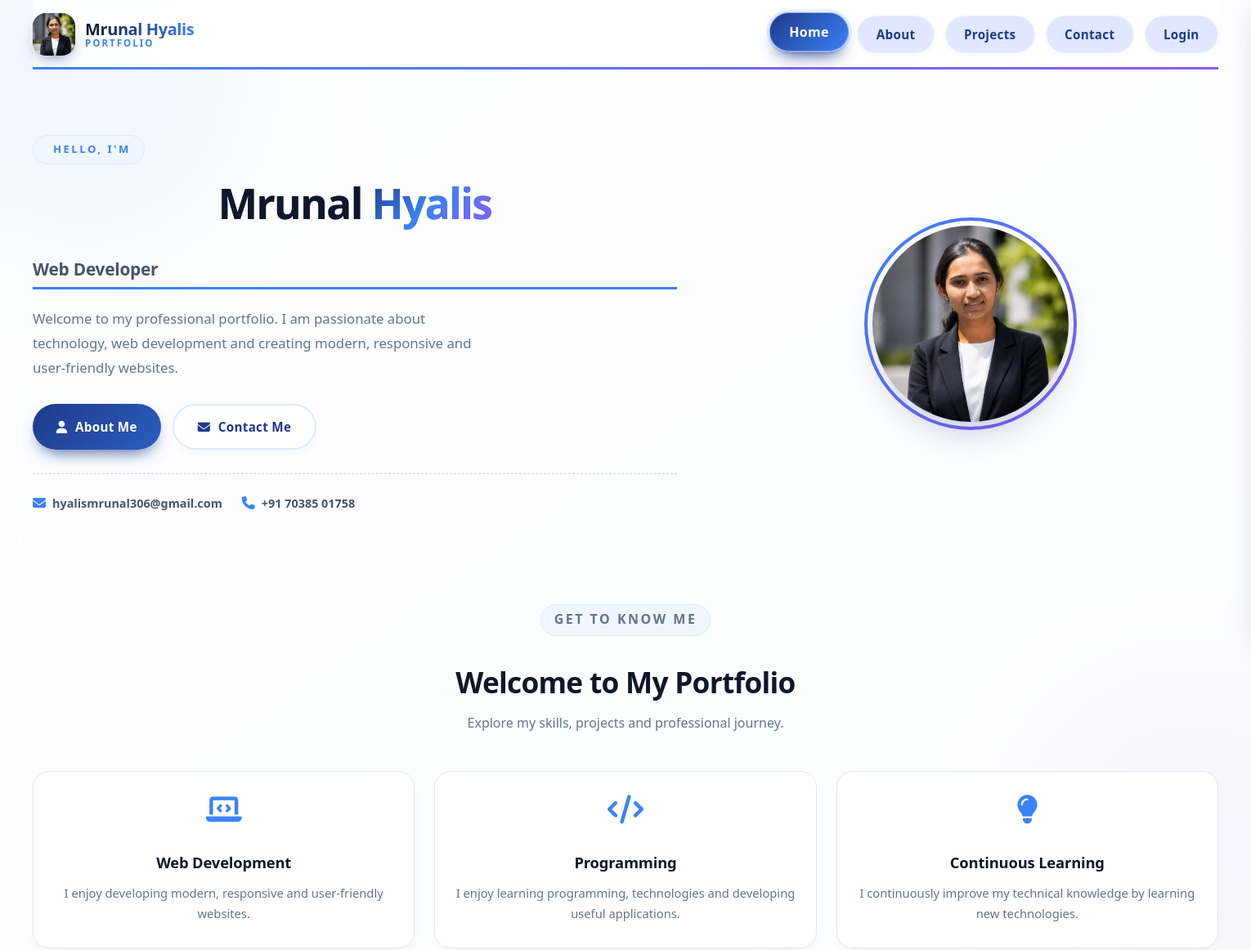
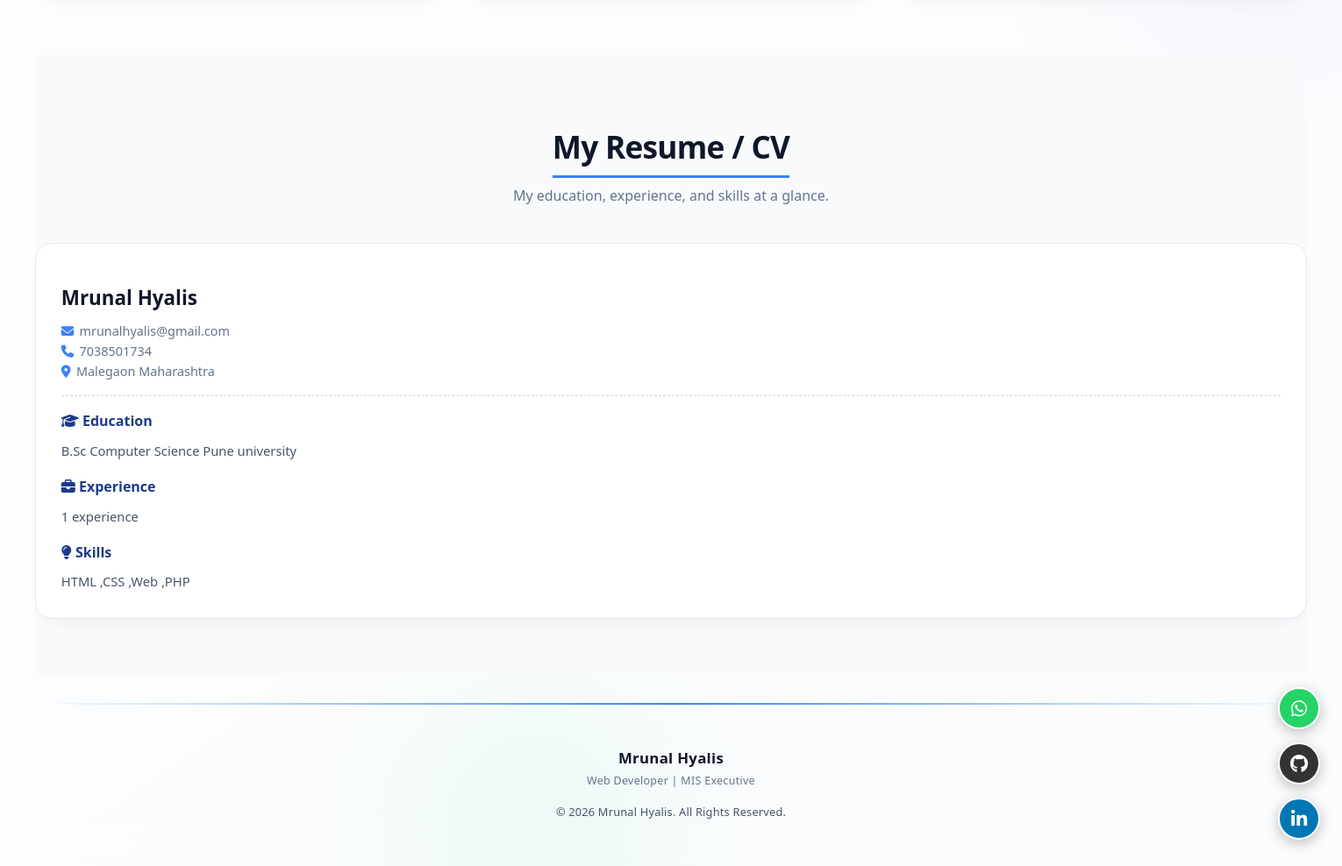
The page / on the database its author committed (2 pictures, top to bottom).
### tables this page shows
CREATE TABLE `home_content` (
  `id` int(11) NOT NULL,
  `section` varchar(50) NOT NULL,
  `title` varchar(200) DEFAULT NULL,
  `subtitle` varchar(200) DEFAULT NULL,
  `description` text DEFAULT NULL,
  `icon` varchar(100) DEFAULT NULL,
  `extra_data` varchar(255) DEFAULT NULL,
  `display_order` int(11) DEFAULT 0,
  `created_at` timestamp NOT NULL DEFAULT current_timestamp()
);

CREATE TABLE `cv` (
  `id` int(11) NOT NULL,
  `full_name` varchar(100) NOT NULL,
  `email` varchar(100) DEFAULT NULL,
  `phone` varchar(20) DEFAULT NULL,
  `address` varchar(200) DEFAULT NULL,
  `education` text DEFAULT NULL,
  `experience` text DEFAULT NULL,
  `skills` text DEFAULT NULL,
  `cv_file` varchar(255) DEFAULT NULL,
  `created_at` timestamp NOT NULL DEFAULT current_timestamp()
);

### index.php (the view, shortened to what this page needs)
<?php
include 'include/header.php';
include 'config/db.php';
$hero = null;
$res = mysqli_query($conn, "SELECT * FROM home_content WHERE section = 'hero' ORDER BY id DESC LIMIT 1");
if ($res && mysqli_num_rows($res) > 0) {
    $hero = mysqli_fetch_assoc($res);
}
$hero_extra = [];
if (!empty($hero['extra_data'])) {
    foreach (explode('|', $hero['extra_data']) as $pair) {
        $parts = explode(':', $pair, 2);
        if (count($parts) === 2) {
            $hero_extra[trim($parts[0])] = trim($parts[1]);
        }
    }
}
$name_parts = explode(' ', $hero['title'] ?? 'Mrunal Hyalis', 2);
$first_name = $name_parts[0] ?? 'Mrunal';
$last_name  = $name_parts[1] ?? '';
$intro_cards = [];
$res = mysqli_query($conn, "SELECT * FROM home_content WHERE section = 'intro' ORDER BY display_order ASC");
if ($res) {
    while ($row = mysqli_fetch_assoc($res)) {
        $intro_cards[] = $row;
    }
}
$cv_data = [];
$res = mysqli_query($conn, "SELECT * FROM cv ORDER BY id DESC");
if ($res && mysqli_num_rows($res) > 0) {
    while ($row = mysqli_fetch_assoc($res)) {
        $cv_data[] = $row;
    }
}
?>
<section class="home-hero">
    <div class="container">
        <div class="hero-text">
            <p class="hero-greeting">
                Hello, I'm
            </p>
            <h1 class="hero-name">
                <?= htmlspecialchars($first_name) ?>
                <?php if (!empty($last_name)): ?>
                    <span><?= htmlspecialchars($last_name) ?></span>
                <?php endif; ?>
            </h1>
            <h2 class="hero-role"><?= htmlspecialchars($hero['subtitle'] ?? 'Web Developer') ?></h2>
            <p class="hero-bio">
                <?= htmlspecialchars($hero['description'] ?? '') ?>
            </p>
            <div class="hero-cta">
                <a href="about.php" class="btn-primary">
                    <i class="fa-solid fa-user"></i> About Me
                </a>
                <a href="contact.php" class="btn-secondary">
                    <i class="fa-solid fa-envelope"></i> Contact Me
                </a>
            </div>
            <div class="hero-contact">
                <?php if (!empty($hero_extra['email'])): ?>
                    <a href="mailto:<?= htmlspecialchars($hero_extra['email']) ?>">
                        <i class="fa-solid fa-envelope"></i>
                        <?= htmlspecialchars($hero_extra['email']) ?>
                    </a>
                <?php endif; ?>
                <?php if (!empty($hero_extra['phone'])): ?>
                    <a href="tel:<?= htmlspecialchars(str_replace(' ', '', $hero_extra['phone'])) ?>">
                        <i class="fa-solid fa-phone"></i>
                        <?= htmlspecialchars($hero_extra['phone']) ?>
                    </a>
                <?php endif; ?>
            </div>
        </div>
        <div class="hero-photo">
            <div class="photo-wrapper">
                <div class="photo-img">
                    <?php if (!empty($hero_extra['image']) && file_exists($hero_extra['image'])): ?>
                        <img src="<?= htmlspecialchars($hero_extra['image']) ?>"
                             alt="<?= htmlspecialchars($hero['title'] ?? 'Profile') ?>">
                    <?php else: ?>
                        <div style="width:100%; height:100%; background:linear-gradient(135deg,#1e3a8a,#3b82f6); display:flex; align-items:center; justify-content:center; color:#fff; font-size:3rem;">
                            <i class="fa-solid fa-user"></i>
                        </div>
                    <?php endif; ?>
                </div>
            </div>
        </div>
    </div>
</section>
<section class="intro-section">
    <div class="container">
        <div class="intro-heading">
            <p class="intro-label">GET TO KNOW ME</p>
            <h2>Welcome to My Portfolio</h2>
            <p>Explore my skills, projects and professional journey.</p>
        </div>
        <div class="intro-grid">
            <?php if (empty($intro_cards)): ?>
                <p style="text-align:center; color:#94a3b8; grid-column:1/-1;">
                    No introduction cards found.
                </p>
            <?php else: ?>
                <?php foreach ($intro_cards as $card): ?>
                    <div class="intro-card">
                        <i class="<?= htmlspecialchars($card['icon'] ?? 'fa-solid fa-star') ?>"></i>
                        <h3><?= htmlspecialchars($card['title'] ?? '') ?></h3>
                        <p><?= htmlspecialchars($card['description'] ?? '') ?></p>
                    </div>
                <?php endforeach; ?>
            <?php endif; ?>
        </div>
    </div>
</section>
<section class="cv-section">
    <div class="container">
        <div class="cv-heading">
            <h2>My Resume / CV</h2>
            <p>My education, experience, and skills at a glance.</p>
        </div>
        <div class="cv-grid">
            <?php if (empty($cv_data)): ?>
                <p style="text-align:center; color:#94a3b8; grid-column:1/-1;">
                    No CV data available.
                </p>
            <?php else: ?>
                <?php foreach ($cv_data as $cv): ?>
                    <div class="cv-card">
                        <h3><?= htmlspecialchars($cv['full_name']) ?></h3>
                        <div class="cv-meta">
                            <i class="fa-solid fa-envelope"></i><?= htmlspecialchars($cv['email']) ?><br>
                            <i class="fa-solid fa-phone"></i><?= htmlspecialchars($cv['phone']) ?><br>
                            <i class="fa-solid fa-location-dot"></i><?= htmlspecialchars($cv['address']) ?>
                        </div>
                        <?php if (!empty($cv['education'])): ?>
                            <h4><i class="fa-solid fa-graduation-cap"></i> Education</h4>
                            <p><?= nl2br(htmlspecialchars($cv['education'])) ?></p>
                        <?php endif; ?>
                        <?php if (!empty($cv['experience'])): ?>
                            <h4><i class="fa-solid fa-briefcase"></i> Experience</h4>
                            <p><?= nl2br(htmlspecialchars($cv['experience'])) ?></p>
                        <?php endif; ?>
                        <?php if (!empty($cv['skills'])): ?>
                            <h4><i class="fa-solid fa-lightbulb"></i> Skills</h4>
                            <p><?= nl2br(htmlspecialchars($cv['skills'])) ?></p>
                        <?php endif; ?>
                    </div>
                <?php endforeach; ?>
            <?php endif; ?>
        </div>
    </div>
</section>
<?php
include 'include/footer.php';
?>

### include/header.php (shortened to what this page needs)
<!DOCTYPE html>
<html lang="en">
<head>
    <link rel="stylesheet" href="https://cdnjs.cloudflare.com/ajax/libs/font-awesome/6.5.1/css/all.min.css">
</head>
<body>
<div class="bg-blobs">
    <div class="blob blob-1"></div>
    <div class="blob blob-3"></div>
</div>
<div class="portfolio-wrapper">
    <div class="header-top">
        <a href="index.php" class="logo">
            <div class="logo-icon">
                <img src="images/Profile.jpg" alt="Mrunal Hyalis">
            </div>
            <div class="logo-text">
                <span class="logo-name">Mrunal Hyalis</span>
                <span class="logo-tag">Portfolio</span>
            </div>
        </a>
        <div class="navbar">
            <?php $page = basename($_SERVER['PHP_SELF']); ?>
            <a href="index.php"   class="<?= $page == 'index.php'   ? 'active' : '' ?>"> Home</a>
            <a href="about.php"   class="<?= $page == 'about.php'   ? 'active' : '' ?>"> About</a>
            <a href="project.php" class="<?= $page == 'project.php' ? 'active' : '' ?>">Projects</a>
            <a href="contact.php" class="<?= $page == 'contact.php' ? 'active' : '' ?>"> Contact</a>
            <a href="login.php" class="<?= $page == 'login.php' ? 'active' : '' ?>">Login</a>
        </div>
    </div>

### include/footer.php (shortened to what this page needs)
    <hr>
    <footer class="footer">
        <h3 class="footer-name">Mrunal Hyalis</h3>
        <p class="footer-role">Web Developer | MIS Executive</p>
        <p class="footer-copy" style="margin-top: 15px;">
            © <?= date('Y') ?> Mrunal Hyalis. All Rights Reserved.
        </p>
        <div class="floating-socials">
            <a href="https://wa.me/917038501758" target="_blank" class="social-icon whatsapp" title="WhatsApp">
                <i class="fa-brands fa-whatsapp"></i>
            </a>
            <a href="https://github.com/mrunal1234-cmd" target="_blank" class="social-icon github" title="GitHub">
                <i class="fa-brands fa-github"></i>
            </a>
            <a href="https://www.linkedin.com/in/mrunal-hyalis-54406b3a4/" target="_blank" class="social-icon linkedin" title="LinkedIn">
                <i class="fa-brands fa-linkedin-in"></i>
            </a>
        </div>
    </footer>
</div>
</body>
</html>

### include/footer.php (style rules this page uses)
.footer { text-align: center; padding: 1.5rem 1rem 1.2rem 1rem; margin-top: 1.5rem; position: relative; }
.footer-name { font-size: 1.05rem; font-weight: 700; color: #0f172a; margin: 0 0 0.15rem 0; letter-spacing: 0.3px; }
.footer-role { font-size: 0.78rem; color: #64748b; margin: 0 0 0.7rem 0; letter-spacing: 0.3px; }
.footer-copy { font-size: 0.8rem; color: #475569; margin: 0; letter-spacing: 0.2px; }
.floating-socials { position: fixed !important; right: 25px !important; bottom: 30px !important; display: flex; flex-direction: column; gap: 15px; z-index: 99999 !important; }
.floating-socials .social-icon { width: 48px; height: 48px; border-radius: 50%; display: flex; align-items: center; justify-content: center; color: #ffffff; font-size: 1.3rem; text-decoration: none; box-shadow: 0 4px 15px rgba(0, 0, 0, 0.25); transition: all 0.3s cubic-bezier(0.34, 1.56, 0.64, 1); border: 2px solid #ffffff; }
.floating-socials .social-icon.whatsapp { background-color: #25D366 !important; }
.floating-socials .social-icon.github { background-color: #333333 !important; }
.floating-socials .social-icon.linkedin { background-color: #0077b5 !important; }

### rows shown on the page
home_content: title "Mrunal", subtitle "Web Developer", description "Welcome to my professional portfolio. I am passionate about technology, web development and creating modern, responsive and user-friendly websites."
home_content: title "Web Development", description "I enjoy developing modern, responsive and user-friendly websites."
home_content: title "Programming", description "I enjoy learning programming, technologies and developing useful applications."
home_content: title "Continuous Learning", description "I continuously improve my technical knowledge by learning new technologies."
cv: full_name "Mrunal Hyalis", email "mrunalhyalis@gmail.com", phone "7038501734", address "Malegaon Maharashtra", education "B.Sc Computer Science Pune university", experience "1 experience", skills "HTML ,CSS ,Web ,PHP"

### other values the page prints
$hero_extra['email'] "hyalismrunal306@gmail.com"
$hero_extra['phone'] "+91 70385 01758"
